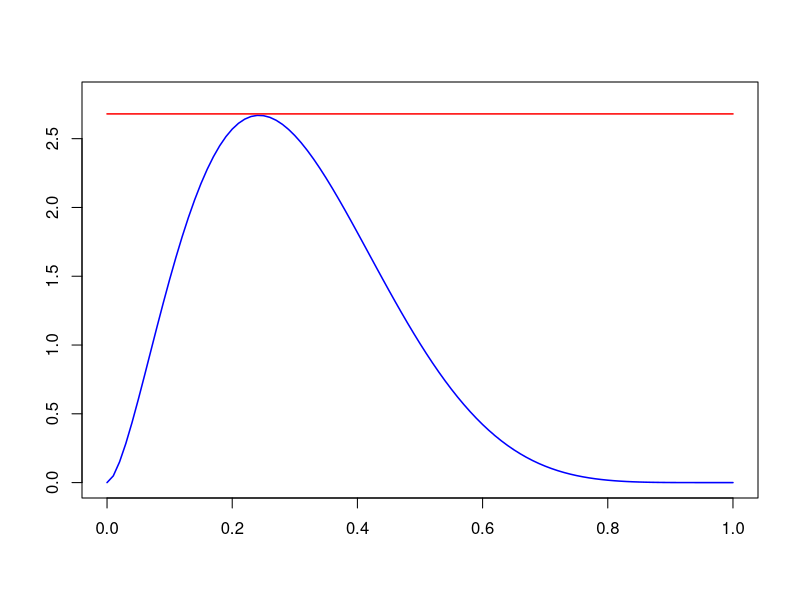
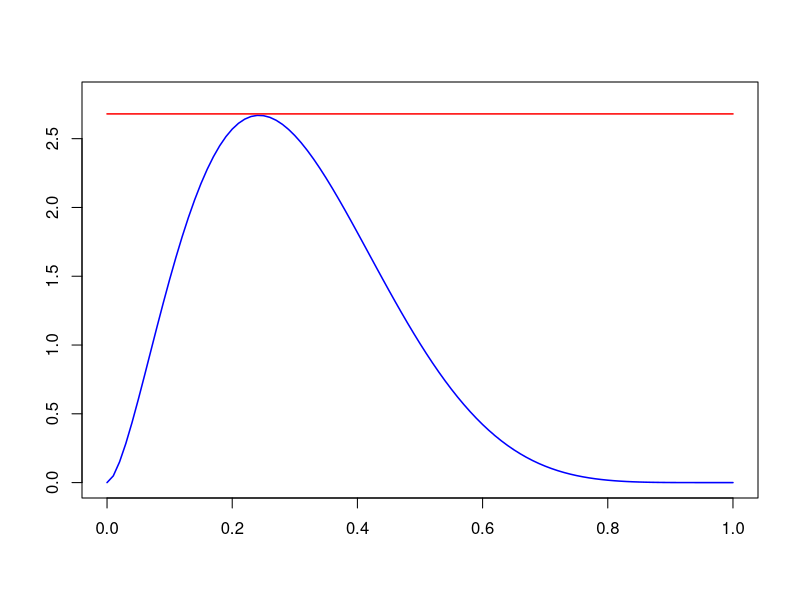
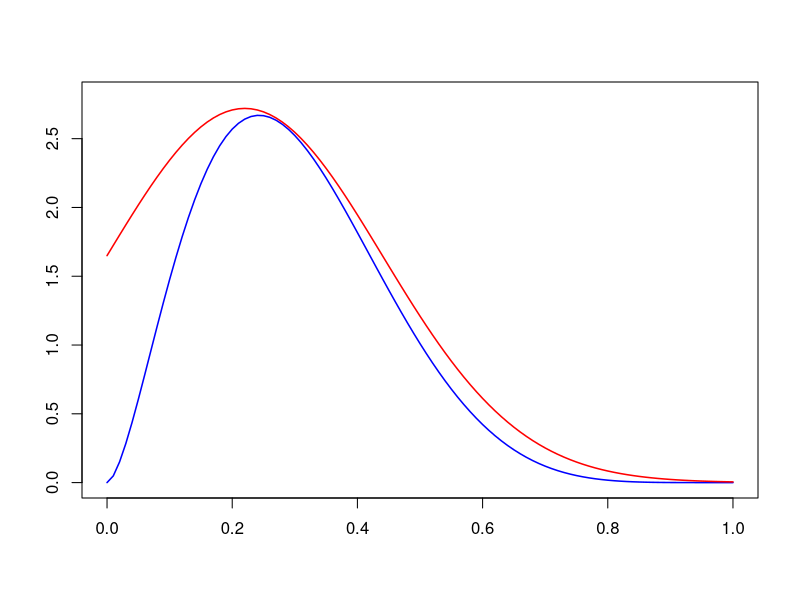
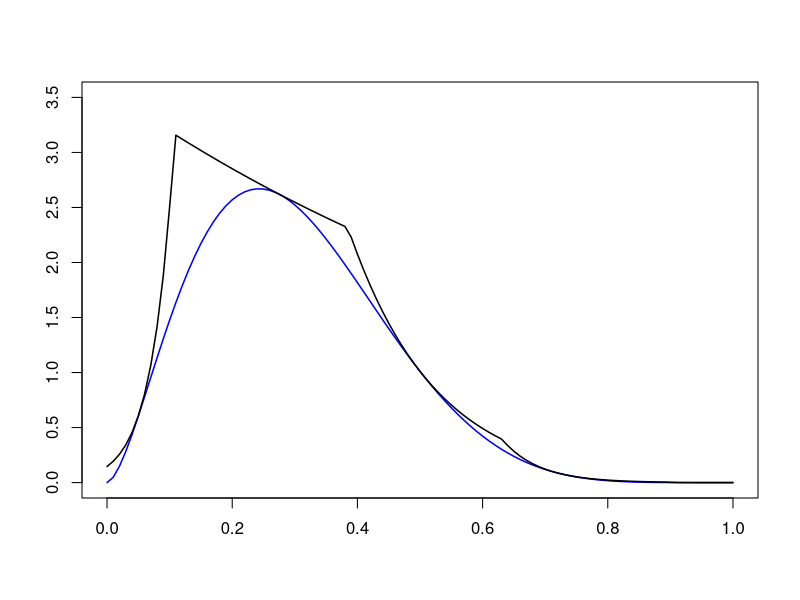
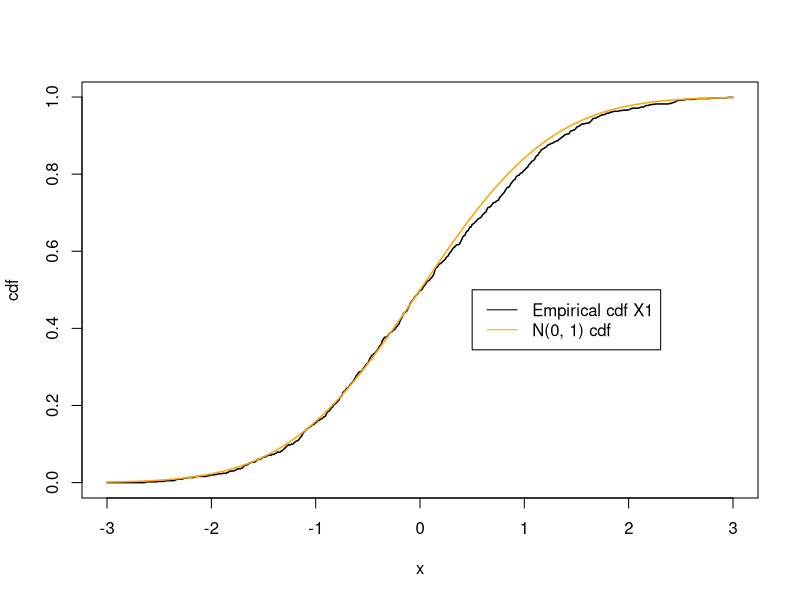
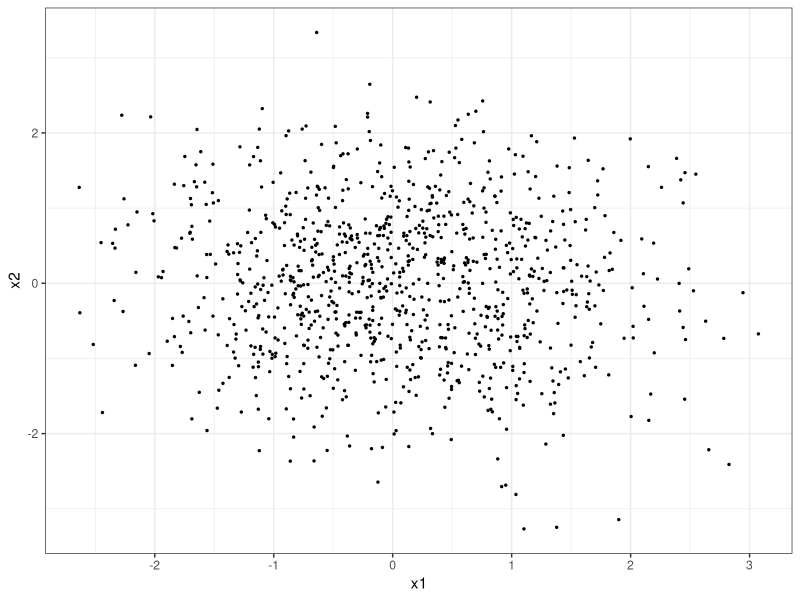

These figures' R source, in order:
## ---- chunk 1
gridpts <- seq(0, 1, 0.01)
x <- dbeta(gridpts, 2.7, 6.3)
y <- dunif(gridpts)
c = 2.68
plot(gridpts,x,xlim=c(0,1),ylim=c(0,2.8),type="l",col="blue",main="",xlab="",ylab="",
     lwd=1.5)
lines(gridpts,c*y,col="red", lwd=1.5)
#legend(.6,2,c("Target density, f(t)","c * g(t)"),lty=c(1,1),col=c("blue","red"))
## ---- chunk 2
gridpts <- seq(0, 1, 0.01)
x <- dbeta(gridpts, 2.7, 6.3)
y <- dunif(gridpts)
c = 2.68
plot(gridpts,x,xlim=c(0,1),ylim=c(0,2.8),type="l",col="blue",main="",xlab="",ylab="",
     lwd=1.5)
lines(gridpts,c*y,col="red", lwd=1.5)
#legend(.6,2,c("Target density, f(t)","c * g(t)"),lty=c(1,1),col=c("blue","red"))
## ---- chunk 3
gridpts <- seq(0, 1, 0.01)
x <- dbeta(gridpts, 2.7, 6.3)
y <- dunif(gridpts)
c = 2.68
plot(gridpts,x,xlim=c(0,1),ylim=c(0,2.8),type="l",col="blue",main="",xlab="",ylab="",
     lwd=1.5)
lines(gridpts,1.5*dnorm(gridpts, mean=0.22, sd=0.22),col="red", lwd=1.5)
#legend(.6,2,c("Target density, f(t)","c * g(t)"),lty=c(1,1),col=c("blue","red"))
## ---- chunk 4
log_f_beta <- function(x, a, b){
  (a-1)*log(x) + (b-1)*log(1-x) - log(beta(a, b))
}

log_f_prime_beta <- function(x, a, b){
  (a-1)/x - (b-1)/(1-x)
}

get_intervals <- function(x, k, ls, dls, lower_endpoint, upper_endpoint){
  z <- c(lower_endpoint,
         (ls[2:k] - ls[1:(k-1)] - 
            x[2:k]*dls[2:k] + x[1:(k-1)]*dls[1:(k-1)])/(
              dls[1:(k-1)] - dls[2:k]
            ),
         upper_endpoint)
  
  p <- ifelse(abs(dls) < sqrt(.Machine$double.eps), # tolerance for "near equality"
              exp(ls - x*dls)*(z[2:(k+1)] - z[1:k]),
              exp(ls - x*dls)*(exp(z[2:(k+1)] * dls) - exp(z[1:k]*dls))/dls)
  
  output <- list("z" = z,
                 "p" = p)
  
  return(output)
}
## ---- chunk 5
k <- 5
x <- seq(0.05, 0.95, length = k)
log_f <- function(t){log_f_beta(t, 2.7, 6.3)}
log_f_prime <- function(t){log_f_prime_beta(t, 2.7, 6.3)}

intervals <- get_intervals(x = x, k = k, ls = log_f(x), dls = log_f_prime(x), 
                           lower_endpoint = 0, upper_endpoint = Inf)
z <- intervals$z

gk <- function(t, x, z){
  idx <- sapply(t, function(ti){min(which(ti < z)) - 1})
  exp(log_f(x[idx]) - x[idx]*log_f_prime(x[idx]) + t*log_f_prime(x[idx]))
}

plot(gridpts,dbeta(gridpts, 2.7, 6.3), xlim=c(0,1), ylim=c(0,3.5), type="l", 
     col="blue", main="", xlab="", ylab="", lwd=1.5)
lines(gridpts, gk(gridpts, x, z), lwd=1.5)
## ---- chunk 6
# generate 1000 samples
u1 <- runif(1000)
u2 <- runif(1000)
x1 <- sqrt(-2*log(u1)) * cos(2*pi*u2)
x2 <- sqrt(-2*log(u1)) * sin(2*pi*u2)
## ---- chunk 7
# generate 1000 samples
u1 <- runif(1000)
u2 <- runif(1000)
x1 <- sqrt(-2*log(u1)) * cos(2*pi*u2)
x2 <- sqrt(-2*log(u1)) * sin(2*pi*u2)
## ---- chunk 8
gridpts <- seq(-3, 3, 0.01)
plot(gridpts, ecdf(x1)(gridpts), type="l", lwd=1.5, xlab="x", ylab="cdf")
lines(gridpts, pnorm(gridpts), col="orange", lwd=1.5)
legend(0.5,0.5,c("Empirical cdf X1","N(0, 1) cdf"),lty=c(1,1),col=c("black","orange"))
## ---- chunk 9
library(tidyverse)
data.frame(x1, x2) |>
  ggplot(aes(x = x1, y = x2)) +
  geom_point(size=0.5) +
  theme_bw()
